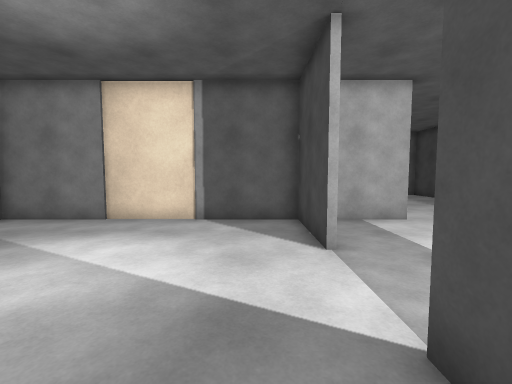
view 1 (above)

15 first-person views from a walk through a scene from a Unity 3-D project. The camera is 1.5 m above the floor, tilts 4° down and sees 90° across. The floor is counted in squares, 1 m on a side. Each view is taken from the middle of a square. On the plan, view 1 faces up. The plan holds only what a view shows up to about 13 squares ahead; the rest is blank. The place goes on beyond the plan. The player character is not drawn. Surface patterns are stand-ins for the level's own textures.

view 2
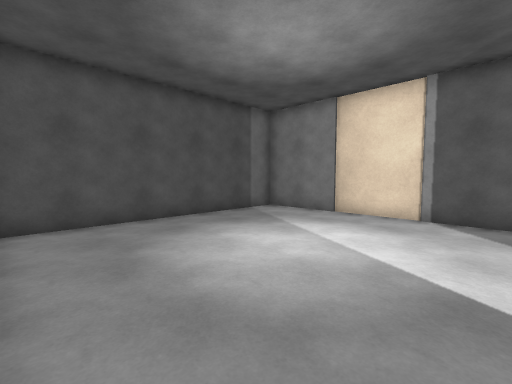

view 3
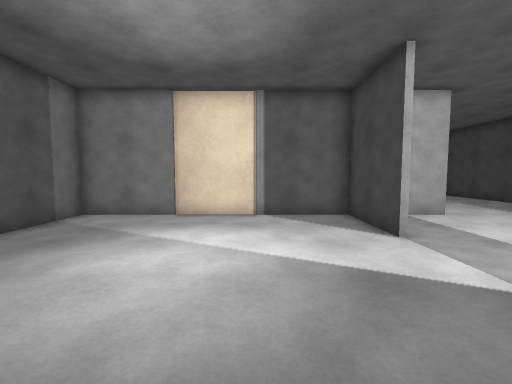

view 4
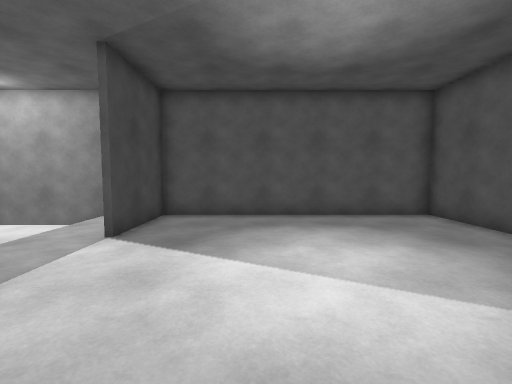

view 5
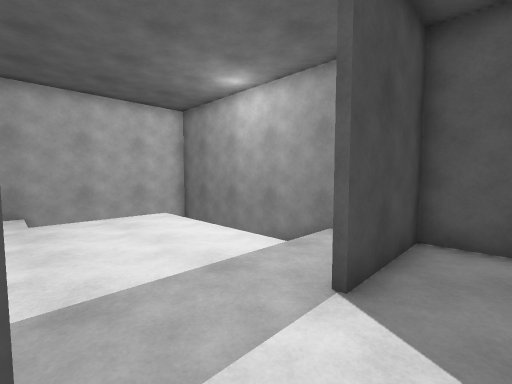

view 6
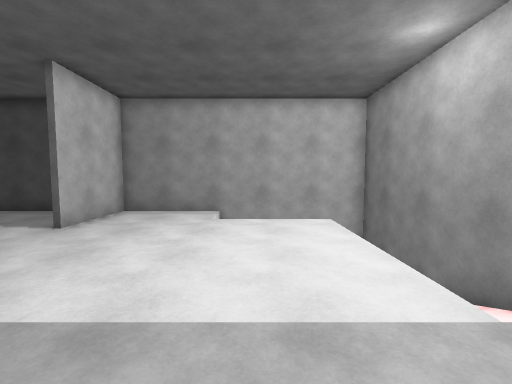

view 7
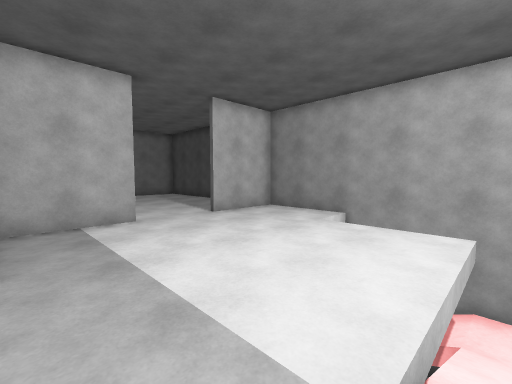

view 8
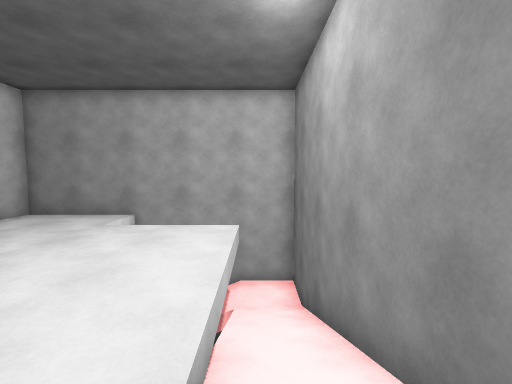

view 9
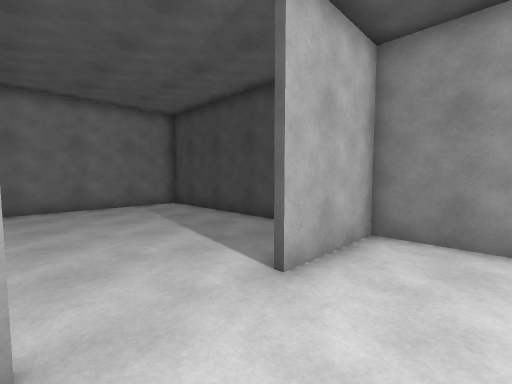

view 10
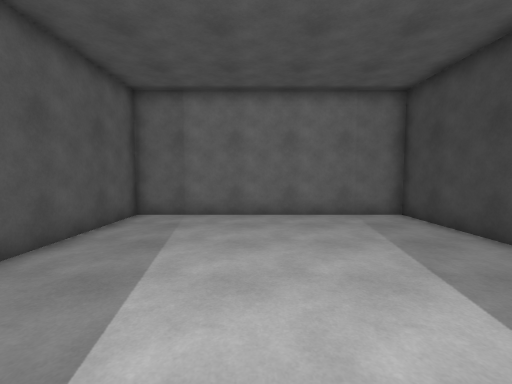

view 11
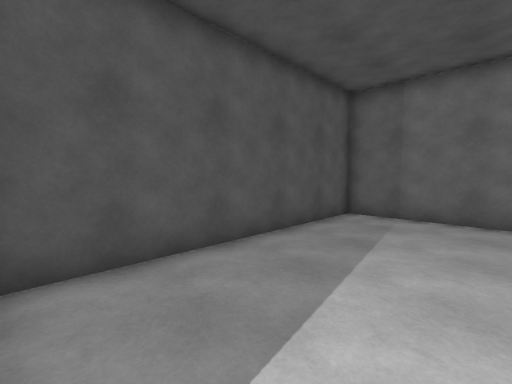

view 12
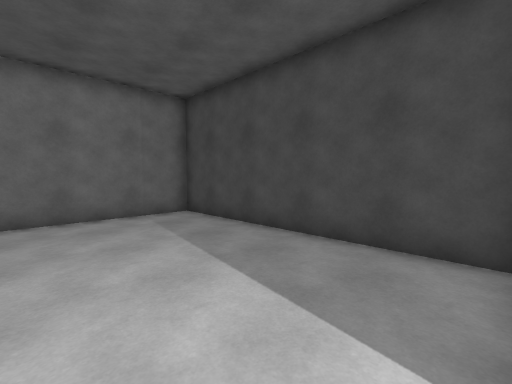

view 13
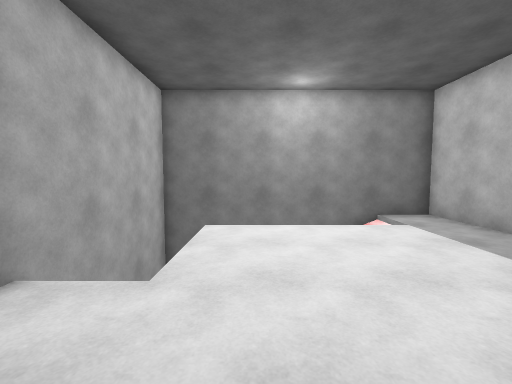

view 14
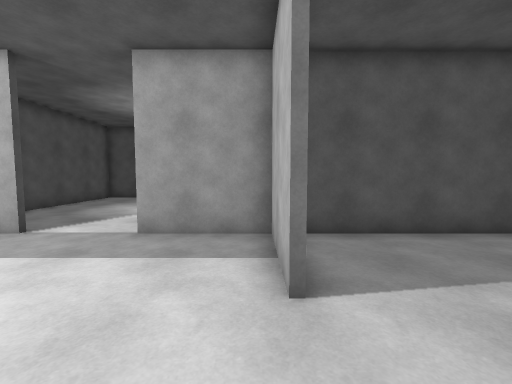

view 15
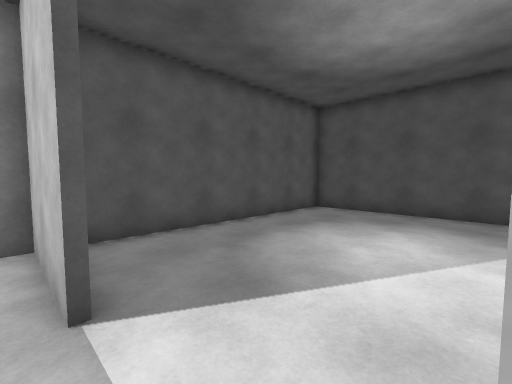

### Floor plan
Key: @ floor where view 1 was taken; # wall or solid block; . main floor; - floor 2.5 m lower than the main floor; / step, stairs or slope.
Columns run from 9 left of view 1 to 12 right of it. Each row starts with its distance up from view 1.
 19           ############
 18           #..........#
 17           #..........#
 16           #..........#
 15           #..........#
 14           #..........#
 13           #..........#
 12           #..........#
 11           #..........#
 10           #..........#
  9 ##############...#####
  8 #.........#..........#
  7 #.........#..........#
  6 #.........#..........#
  5 #.........#..........#
  4 #.................. /#
  3 #.................. /
  2 #.................. /
  1 #.........#........//#
  0 #........@#..//////--#
 -1 #.........#..//////--#
 -2 ######################

Where each view was taken, in squares from view 1:
view 1: 0 up, 0 right, facing up
view 2: 1 down, 0 right, facing up-left
view 3: 1 down, 2 left, facing up
view 4: 8 up, 2 left, facing down
view 5: 5 up, 0 right, facing down-right
view 6: 3 up, 1 right, facing right
view 7: 0 up, 2 right, facing up-right
view 8: 0 up, 2 right, facing right
view 9: 6 up, 5 right, facing up-right
view 10: 9 up, 6 right, facing up
view 11: 9 up, 6 right, facing up-left
view 12: 9 up, 6 right, facing up-right
view 13: 8 up, 8 right, facing down
view 14: 8 up, 8 right, facing left
view 15: 5 up, 2 right, facing down-left
